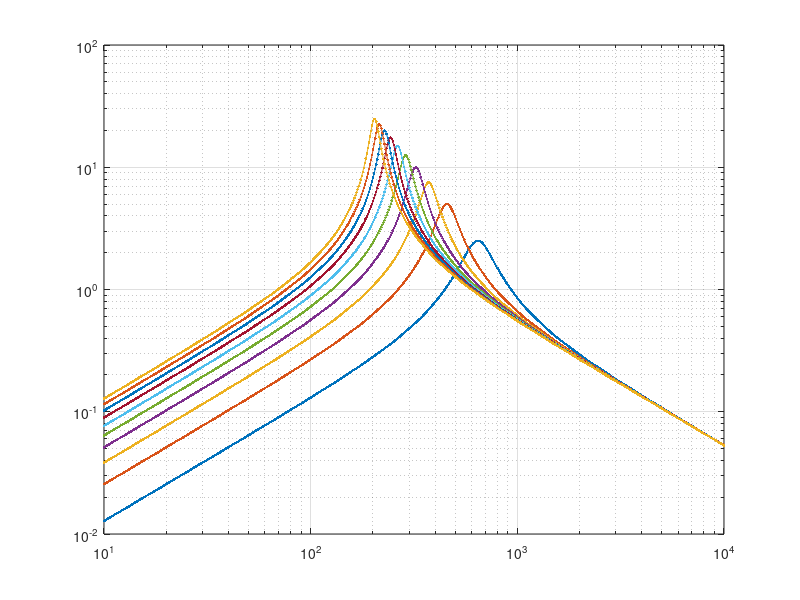

The MATLAB source for this figure:
% Simulate frequency response of a narrow-band frequency filter, as used
% in the circuit of the LuxSenz receiver.
% Resistor and capacitor values can be adjusted in the script. To simulate
% the behaviour with potentiometers (variable resistors), set the value of
% Rpot or Rpot2 and set the value of R6 or R8 to be dependent on Rpot/Rpot2
% and the value of iteration variable n.

f = logspace(1, 4,600);

% for n=0:1:63  %Uncomment if potentiometer is used
for n = 1:10    %Comment if potentiometer is used
    
C21 = 1e-6;    %C21
C20 = 1e-6;    %C20

% Rpot = 2.1e3;         %R6 max value (64 steps)
% R6 = Rpot*n/63;       %R6
% R6 = 1/(2*pi*C1*200); %R6
R6 = 300;               %R6 (lower value = higher amplification)

% R7 = R1/22; %R7
R7 = 47;      %R7

% Rpot2 = 50e3;    %U7 max value (64 steps)
% R8 = Rpot2*n/63; %U7/R8/C22
% R8 = 22*R1;      %U7/R8/C22
R8 = 1.5e3*n;        %U7/R8/C22

%Computations below

ZC1 = 1./(1i*2*pi*C21*f);
ZC2 = 1./(1i*2*pi*C20*f);

ZRC2 = 1./(1./ZC2+1./R7);
Z34  = R8;
Z34C1 = Z34 + ZC1;
Zp = 1./(1./Z34C1+1./ZRC2);

Vp = 1;
Vo = -Vp*Z34./ZC2;
Vin = R6*(Vp/R6 + Vp*Z34./ZC2./ZC1 + Vp./ZC1 + Vp./ZC2 + Vp./R7);

loglog(f, abs(Vo./Vin), '.-');
grid off;
grid(gca,'minor'); grid on; hold on
pause(0.1);
end